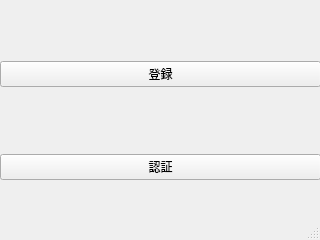
<?xml version="1.0" encoding="UTF-8"?>
<ui version="4.0">
 <class>MainWindow</class>
 <widget class="QMainWindow" name="MainWindow">
  <property name="geometry">
   <rect>
    <x>0</x>
    <y>0</y>
    <width>320</width>
    <height>240</height>
   </rect>
  </property>
  <property name="windowTitle">
   <string/>
  </property>
  <widget class="QWidget" name="centralwidget">
   <widget class="QWidget" name="verticalLayoutWidget">
    <property name="geometry">
     <rect>
      <x>0</x>
      <y>0</y>
      <width>321</width>
      <height>241</height>
     </rect>
    </property>
    <layout class="QVBoxLayout" name="verticalLayout">
     <item>
      <widget class="QPushButton" name="enrollButton">
       <property name="text">
        <string>登録</string>
       </property>
      </widget>
     </item>
     <item>
      <widget class="QPushButton" name="authenticationButton">
       <property name="text">
        <string>認証</string>
       </property>
      </widget>
     </item>
    </layout>
   </widget>
  </widget>
  <widget class="QStatusBar" name="statusbar"/>
 </widget>
 <resources/>
 <connections/>
</ui>
